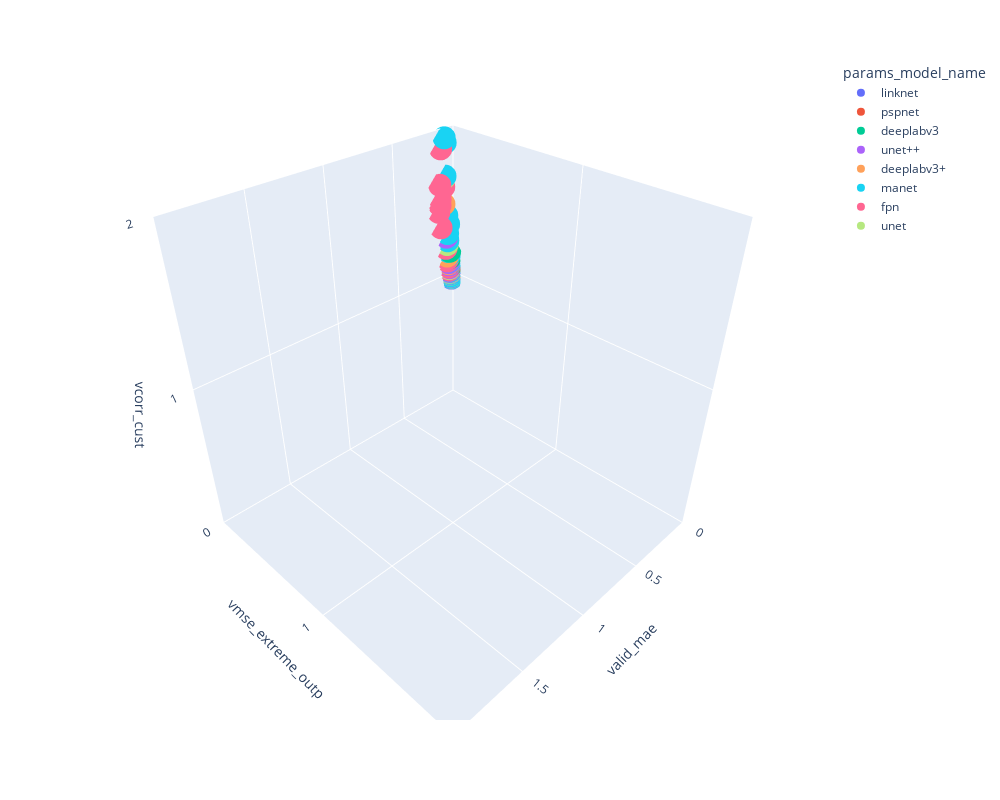

The code cell stored with this chart in its notebook:
### Code cell
# set bounds
maxval=2
ranges = [0,maxval]

fig = px.scatter_3d(df, x='values_0', y='values_1', z='values_2',
                    color='params_model_name',
                    range_x=ranges, range_y=ranges, range_z=ranges,
                    #labels={'values_0':'valid_custom', 'values_1':'valid_custom_second', 'values_2':'valid_custom_third'},
                    labels={'values_0':'valid_mae', 'values_1':'vmse_extreme_outp', 'values_2':'vcorr_cust'},
                    width=1000, height=800)

# add best trial - still in progress trying to figure out how to add or highlight a single point
#idx=129
#fig = px.scatter_3d(df.loc[129], x=df.loc[idx].values_0, y=df.loc[idx].values_1, z=df.loc[idx].values_2,
#                    color='black')


fig.show()
